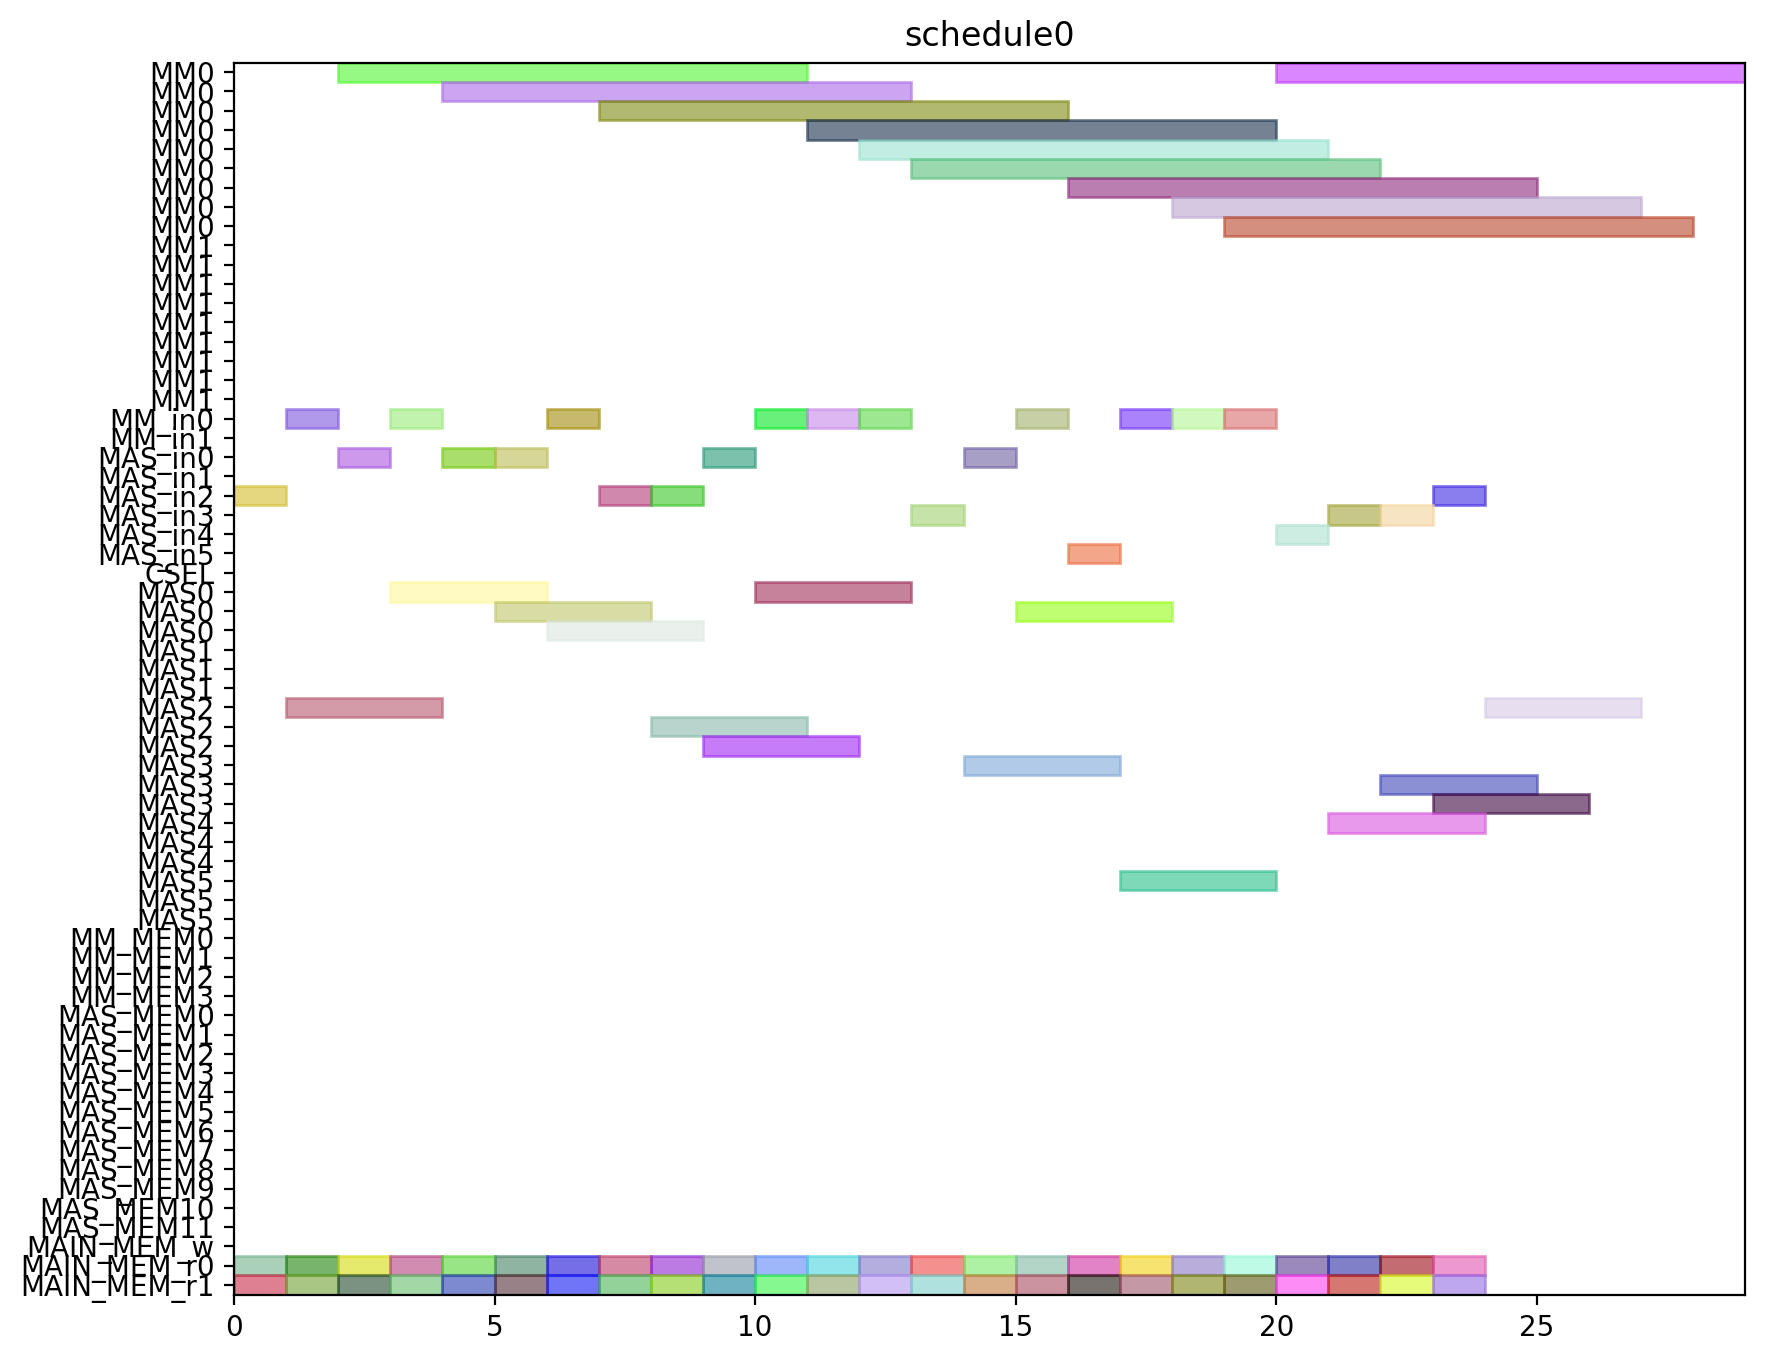

Reproduce this figure in Python.
from pyschedule import Scenario, solvers, plotters, alt


def solve():
	horizon = 120
	S = Scenario("schedule0", horizon=horizon)

	# resource
	MM = S.Resources('MM', num=2, size=9)
	MM_in = S.Resources('MM_in', num=2)
	MAS_in = S.Resources('MAS_in', num=6)
	CSEL = S.Resource('CSEL')
	MAS = S.Resources('MAS', num=6, size=3, periods=range(1, horizon))
	MM_MEM = S.Resources('MM_MEM', num=4)
	MAS_MEM = S.Resources('MAS_MEM', num=12)
	MAIN_MEM_w = S.Resource('MAIN_MEM_w', size=1)
	MAIN_MEM_r = S.Resources('MAIN_MEM_r', num=2)

	# result of previous scheduling

	# new tasks
	t0_t0 = S.Task('t0_t0', length=3, delay_cost=1)
	t0_t0 += alt(MAS)
	t0_t0_in = S.Task('t0_t0_in', length=1, delay_cost=1)
	t0_t0_in += alt(MAS_in)
	S += t0_t0_in*MAS_in[0]<=t0_t0*MAS[0]

	S += t0_t0_in*MAS_in[1]<=t0_t0*MAS[1]

	S += t0_t0_in*MAS_in[2]<=t0_t0*MAS[2]

	S += t0_t0_in*MAS_in[3]<=t0_t0*MAS[3]

	S += t0_t0_in*MAS_in[4]<=t0_t0*MAS[4]

	S += t0_t0_in*MAS_in[5]<=t0_t0*MAS[5]

	t0_t0_mem0 = S.Task('t0_t0_mem0', length=1, delay_cost=1)
	t0_t0_mem0 += MAIN_MEM_r[0]
	S += t0_t0_mem0 <= t0_t0

	t0_t0_mem1 = S.Task('t0_t0_mem1', length=1, delay_cost=1)
	t0_t0_mem1 += MAIN_MEM_r[1]
	S += t0_t0_mem1 <= t0_t0

	t0_t1 = S.Task('t0_t1', length=3, delay_cost=1)
	t0_t1 += alt(MAS)
	t0_t1_in = S.Task('t0_t1_in', length=1, delay_cost=1)
	t0_t1_in += alt(MAS_in)
	S += t0_t1_in*MAS_in[0]<=t0_t1*MAS[0]

	S += t0_t1_in*MAS_in[1]<=t0_t1*MAS[1]

	S += t0_t1_in*MAS_in[2]<=t0_t1*MAS[2]

	S += t0_t1_in*MAS_in[3]<=t0_t1*MAS[3]

	S += t0_t1_in*MAS_in[4]<=t0_t1*MAS[4]

	S += t0_t1_in*MAS_in[5]<=t0_t1*MAS[5]

	t0_t1_mem0 = S.Task('t0_t1_mem0', length=1, delay_cost=1)
	t0_t1_mem0 += MAIN_MEM_r[0]
	S += t0_t1_mem0 <= t0_t1

	t0_t1_mem1 = S.Task('t0_t1_mem1', length=1, delay_cost=1)
	t0_t1_mem1 += MAIN_MEM_r[1]
	S += t0_t1_mem1 <= t0_t1

	t0_t3 = S.Task('t0_t3', length=9, delay_cost=1)
	t0_t3 += alt(MM)
	t0_t3_in = S.Task('t0_t3_in', length=1, delay_cost=1)
	t0_t3_in += alt(MM_in)
	S += t0_t3_in*MM_in[0]<=t0_t3*MM[0]
	S += t0_t3_in*MM_in[1]<=t0_t3*MM[1]
	t0_t3_mem0 = S.Task('t0_t3_mem0', length=1, delay_cost=1)
	t0_t3_mem0 += MAIN_MEM_r[0]
	S += t0_t3_mem0 <= t0_t3

	t0_t3_mem1 = S.Task('t0_t3_mem1', length=1, delay_cost=1)
	t0_t3_mem1 += MAIN_MEM_r[1]
	S += t0_t3_mem1 <= t0_t3

	t10 = S.Task('t10', length=3, delay_cost=1)
	t10 += alt(MAS)
	t10_in = S.Task('t10_in', length=1, delay_cost=1)
	t10_in += alt(MAS_in)
	S += t10_in*MAS_in[0]<=t10*MAS[0]

	S += t10_in*MAS_in[1]<=t10*MAS[1]

	S += t10_in*MAS_in[2]<=t10*MAS[2]

	S += t10_in*MAS_in[3]<=t10*MAS[3]

	S += t10_in*MAS_in[4]<=t10*MAS[4]

	S += t10_in*MAS_in[5]<=t10*MAS[5]

	t10_mem0 = S.Task('t10_mem0', length=1, delay_cost=1)
	t10_mem0 += MAIN_MEM_r[0]
	S += t10_mem0 <= t10

	t10_mem1 = S.Task('t10_mem1', length=1, delay_cost=1)
	t10_mem1 += MAIN_MEM_r[1]
	S += t10_mem1 <= t10

	t11 = S.Task('t11', length=3, delay_cost=1)
	t11 += alt(MAS)
	t11_in = S.Task('t11_in', length=1, delay_cost=1)
	t11_in += alt(MAS_in)
	S += t11_in*MAS_in[0]<=t11*MAS[0]

	S += t11_in*MAS_in[1]<=t11*MAS[1]

	S += t11_in*MAS_in[2]<=t11*MAS[2]

	S += t11_in*MAS_in[3]<=t11*MAS[3]

	S += t11_in*MAS_in[4]<=t11*MAS[4]

	S += t11_in*MAS_in[5]<=t11*MAS[5]

	t11_mem0 = S.Task('t11_mem0', length=1, delay_cost=1)
	t11_mem0 += MAIN_MEM_r[0]
	S += t11_mem0 <= t11

	t11_mem1 = S.Task('t11_mem1', length=1, delay_cost=1)
	t11_mem1 += MAIN_MEM_r[1]
	S += t11_mem1 <= t11

	t3_t0 = S.Task('t3_t0', length=9, delay_cost=1)
	t3_t0 += alt(MM)
	t3_t0_in = S.Task('t3_t0_in', length=1, delay_cost=1)
	t3_t0_in += alt(MM_in)
	S += t3_t0_in*MM_in[0]<=t3_t0*MM[0]
	S += t3_t0_in*MM_in[1]<=t3_t0*MM[1]
	t3_t0_mem0 = S.Task('t3_t0_mem0', length=1, delay_cost=1)
	t3_t0_mem0 += MAIN_MEM_r[0]
	S += t3_t0_mem0 <= t3_t0

	t3_t0_mem1 = S.Task('t3_t0_mem1', length=1, delay_cost=1)
	t3_t0_mem1 += MAIN_MEM_r[1]
	S += t3_t0_mem1 <= t3_t0

	t3_t1 = S.Task('t3_t1', length=9, delay_cost=1)
	t3_t1 += alt(MM)
	t3_t1_in = S.Task('t3_t1_in', length=1, delay_cost=1)
	t3_t1_in += alt(MM_in)
	S += t3_t1_in*MM_in[0]<=t3_t1*MM[0]
	S += t3_t1_in*MM_in[1]<=t3_t1*MM[1]
	t3_t1_mem0 = S.Task('t3_t1_mem0', length=1, delay_cost=1)
	t3_t1_mem0 += MAIN_MEM_r[0]
	S += t3_t1_mem0 <= t3_t1

	t3_t1_mem1 = S.Task('t3_t1_mem1', length=1, delay_cost=1)
	t3_t1_mem1 += MAIN_MEM_r[1]
	S += t3_t1_mem1 <= t3_t1

	t3_t2 = S.Task('t3_t2', length=3, delay_cost=1)
	t3_t2 += alt(MAS)
	t3_t2_in = S.Task('t3_t2_in', length=1, delay_cost=1)
	t3_t2_in += alt(MAS_in)
	S += t3_t2_in*MAS_in[0]<=t3_t2*MAS[0]

	S += t3_t2_in*MAS_in[1]<=t3_t2*MAS[1]

	S += t3_t2_in*MAS_in[2]<=t3_t2*MAS[2]

	S += t3_t2_in*MAS_in[3]<=t3_t2*MAS[3]

	S += t3_t2_in*MAS_in[4]<=t3_t2*MAS[4]

	S += t3_t2_in*MAS_in[5]<=t3_t2*MAS[5]

	t3_t2_mem0 = S.Task('t3_t2_mem0', length=1, delay_cost=1)
	t3_t2_mem0 += MAIN_MEM_r[0]
	S += t3_t2_mem0 <= t3_t2

	t3_t2_mem1 = S.Task('t3_t2_mem1', length=1, delay_cost=1)
	t3_t2_mem1 += MAIN_MEM_r[1]
	S += t3_t2_mem1 <= t3_t2

	t3_t3 = S.Task('t3_t3', length=3, delay_cost=1)
	t3_t3 += alt(MAS)
	t3_t3_in = S.Task('t3_t3_in', length=1, delay_cost=1)
	t3_t3_in += alt(MAS_in)
	S += t3_t3_in*MAS_in[0]<=t3_t3*MAS[0]

	S += t3_t3_in*MAS_in[1]<=t3_t3*MAS[1]

	S += t3_t3_in*MAS_in[2]<=t3_t3*MAS[2]

	S += t3_t3_in*MAS_in[3]<=t3_t3*MAS[3]

	S += t3_t3_in*MAS_in[4]<=t3_t3*MAS[4]

	S += t3_t3_in*MAS_in[5]<=t3_t3*MAS[5]

	t3_t3_mem0 = S.Task('t3_t3_mem0', length=1, delay_cost=1)
	t3_t3_mem0 += MAIN_MEM_r[0]
	S += t3_t3_mem0 <= t3_t3

	t3_t3_mem1 = S.Task('t3_t3_mem1', length=1, delay_cost=1)
	t3_t3_mem1 += MAIN_MEM_r[1]
	S += t3_t3_mem1 <= t3_t3

	t4_t0 = S.Task('t4_t0', length=3, delay_cost=1)
	t4_t0 += alt(MAS)
	t4_t0_in = S.Task('t4_t0_in', length=1, delay_cost=1)
	t4_t0_in += alt(MAS_in)
	S += t4_t0_in*MAS_in[0]<=t4_t0*MAS[0]

	S += t4_t0_in*MAS_in[1]<=t4_t0*MAS[1]

	S += t4_t0_in*MAS_in[2]<=t4_t0*MAS[2]

	S += t4_t0_in*MAS_in[3]<=t4_t0*MAS[3]

	S += t4_t0_in*MAS_in[4]<=t4_t0*MAS[4]

	S += t4_t0_in*MAS_in[5]<=t4_t0*MAS[5]

	t4_t0_mem0 = S.Task('t4_t0_mem0', length=1, delay_cost=1)
	t4_t0_mem0 += MAIN_MEM_r[0]
	S += t4_t0_mem0 <= t4_t0

	t4_t0_mem1 = S.Task('t4_t0_mem1', length=1, delay_cost=1)
	t4_t0_mem1 += MAIN_MEM_r[1]
	S += t4_t0_mem1 <= t4_t0

	t4_t1 = S.Task('t4_t1', length=3, delay_cost=1)
	t4_t1 += alt(MAS)
	t4_t1_in = S.Task('t4_t1_in', length=1, delay_cost=1)
	t4_t1_in += alt(MAS_in)
	S += t4_t1_in*MAS_in[0]<=t4_t1*MAS[0]

	S += t4_t1_in*MAS_in[1]<=t4_t1*MAS[1]

	S += t4_t1_in*MAS_in[2]<=t4_t1*MAS[2]

	S += t4_t1_in*MAS_in[3]<=t4_t1*MAS[3]

	S += t4_t1_in*MAS_in[4]<=t4_t1*MAS[4]

	S += t4_t1_in*MAS_in[5]<=t4_t1*MAS[5]

	t4_t1_mem0 = S.Task('t4_t1_mem0', length=1, delay_cost=1)
	t4_t1_mem0 += MAIN_MEM_r[0]
	S += t4_t1_mem0 <= t4_t1

	t4_t1_mem1 = S.Task('t4_t1_mem1', length=1, delay_cost=1)
	t4_t1_mem1 += MAIN_MEM_r[1]
	S += t4_t1_mem1 <= t4_t1

	t4_t3 = S.Task('t4_t3', length=9, delay_cost=1)
	t4_t3 += alt(MM)
	t4_t3_in = S.Task('t4_t3_in', length=1, delay_cost=1)
	t4_t3_in += alt(MM_in)
	S += t4_t3_in*MM_in[0]<=t4_t3*MM[0]
	S += t4_t3_in*MM_in[1]<=t4_t3*MM[1]
	t4_t3_mem0 = S.Task('t4_t3_mem0', length=1, delay_cost=1)
	t4_t3_mem0 += MAIN_MEM_r[0]
	S += t4_t3_mem0 <= t4_t3

	t4_t3_mem1 = S.Task('t4_t3_mem1', length=1, delay_cost=1)
	t4_t3_mem1 += MAIN_MEM_r[1]
	S += t4_t3_mem1 <= t4_t3

	t5_t0 = S.Task('t5_t0', length=9, delay_cost=1)
	t5_t0 += alt(MM)
	t5_t0_in = S.Task('t5_t0_in', length=1, delay_cost=1)
	t5_t0_in += alt(MM_in)
	S += t5_t0_in*MM_in[0]<=t5_t0*MM[0]
	S += t5_t0_in*MM_in[1]<=t5_t0*MM[1]
	t5_t0_mem0 = S.Task('t5_t0_mem0', length=1, delay_cost=1)
	t5_t0_mem0 += MAIN_MEM_r[0]
	S += t5_t0_mem0 <= t5_t0

	t5_t0_mem1 = S.Task('t5_t0_mem1', length=1, delay_cost=1)
	t5_t0_mem1 += MAIN_MEM_r[1]
	S += t5_t0_mem1 <= t5_t0

	t5_t1 = S.Task('t5_t1', length=9, delay_cost=1)
	t5_t1 += alt(MM)
	t5_t1_in = S.Task('t5_t1_in', length=1, delay_cost=1)
	t5_t1_in += alt(MM_in)
	S += t5_t1_in*MM_in[0]<=t5_t1*MM[0]
	S += t5_t1_in*MM_in[1]<=t5_t1*MM[1]
	t5_t1_mem0 = S.Task('t5_t1_mem0', length=1, delay_cost=1)
	t5_t1_mem0 += MAIN_MEM_r[0]
	S += t5_t1_mem0 <= t5_t1

	t5_t1_mem1 = S.Task('t5_t1_mem1', length=1, delay_cost=1)
	t5_t1_mem1 += MAIN_MEM_r[1]
	S += t5_t1_mem1 <= t5_t1

	t5_t2 = S.Task('t5_t2', length=3, delay_cost=1)
	t5_t2 += alt(MAS)
	t5_t2_in = S.Task('t5_t2_in', length=1, delay_cost=1)
	t5_t2_in += alt(MAS_in)
	S += t5_t2_in*MAS_in[0]<=t5_t2*MAS[0]

	S += t5_t2_in*MAS_in[1]<=t5_t2*MAS[1]

	S += t5_t2_in*MAS_in[2]<=t5_t2*MAS[2]

	S += t5_t2_in*MAS_in[3]<=t5_t2*MAS[3]

	S += t5_t2_in*MAS_in[4]<=t5_t2*MAS[4]

	S += t5_t2_in*MAS_in[5]<=t5_t2*MAS[5]

	t5_t2_mem0 = S.Task('t5_t2_mem0', length=1, delay_cost=1)
	t5_t2_mem0 += MAIN_MEM_r[0]
	S += t5_t2_mem0 <= t5_t2

	t5_t2_mem1 = S.Task('t5_t2_mem1', length=1, delay_cost=1)
	t5_t2_mem1 += MAIN_MEM_r[1]
	S += t5_t2_mem1 <= t5_t2

	t5_t3 = S.Task('t5_t3', length=3, delay_cost=1)
	t5_t3 += alt(MAS)
	t5_t3_in = S.Task('t5_t3_in', length=1, delay_cost=1)
	t5_t3_in += alt(MAS_in)
	S += t5_t3_in*MAS_in[0]<=t5_t3*MAS[0]

	S += t5_t3_in*MAS_in[1]<=t5_t3*MAS[1]

	S += t5_t3_in*MAS_in[2]<=t5_t3*MAS[2]

	S += t5_t3_in*MAS_in[3]<=t5_t3*MAS[3]

	S += t5_t3_in*MAS_in[4]<=t5_t3*MAS[4]

	S += t5_t3_in*MAS_in[5]<=t5_t3*MAS[5]

	t5_t3_mem0 = S.Task('t5_t3_mem0', length=1, delay_cost=1)
	t5_t3_mem0 += MAIN_MEM_r[0]
	S += t5_t3_mem0 <= t5_t3

	t5_t3_mem1 = S.Task('t5_t3_mem1', length=1, delay_cost=1)
	t5_t3_mem1 += MAIN_MEM_r[1]
	S += t5_t3_mem1 <= t5_t3

	t6_t0 = S.Task('t6_t0', length=9, delay_cost=1)
	t6_t0 += alt(MM)
	t6_t0_in = S.Task('t6_t0_in', length=1, delay_cost=1)
	t6_t0_in += alt(MM_in)
	S += t6_t0_in*MM_in[0]<=t6_t0*MM[0]
	S += t6_t0_in*MM_in[1]<=t6_t0*MM[1]
	t6_t0_mem0 = S.Task('t6_t0_mem0', length=1, delay_cost=1)
	t6_t0_mem0 += MAIN_MEM_r[0]
	S += t6_t0_mem0 <= t6_t0

	t6_t0_mem1 = S.Task('t6_t0_mem1', length=1, delay_cost=1)
	t6_t0_mem1 += MAIN_MEM_r[1]
	S += t6_t0_mem1 <= t6_t0

	t6_t1 = S.Task('t6_t1', length=9, delay_cost=1)
	t6_t1 += alt(MM)
	t6_t1_in = S.Task('t6_t1_in', length=1, delay_cost=1)
	t6_t1_in += alt(MM_in)
	S += t6_t1_in*MM_in[0]<=t6_t1*MM[0]
	S += t6_t1_in*MM_in[1]<=t6_t1*MM[1]
	t6_t1_mem0 = S.Task('t6_t1_mem0', length=1, delay_cost=1)
	t6_t1_mem0 += MAIN_MEM_r[0]
	S += t6_t1_mem0 <= t6_t1

	t6_t1_mem1 = S.Task('t6_t1_mem1', length=1, delay_cost=1)
	t6_t1_mem1 += MAIN_MEM_r[1]
	S += t6_t1_mem1 <= t6_t1

	t6_t2 = S.Task('t6_t2', length=3, delay_cost=1)
	t6_t2 += alt(MAS)
	t6_t2_in = S.Task('t6_t2_in', length=1, delay_cost=1)
	t6_t2_in += alt(MAS_in)
	S += t6_t2_in*MAS_in[0]<=t6_t2*MAS[0]

	S += t6_t2_in*MAS_in[1]<=t6_t2*MAS[1]

	S += t6_t2_in*MAS_in[2]<=t6_t2*MAS[2]

	S += t6_t2_in*MAS_in[3]<=t6_t2*MAS[3]

	S += t6_t2_in*MAS_in[4]<=t6_t2*MAS[4]

	S += t6_t2_in*MAS_in[5]<=t6_t2*MAS[5]

	t6_t2_mem0 = S.Task('t6_t2_mem0', length=1, delay_cost=1)
	t6_t2_mem0 += MAIN_MEM_r[0]
	S += t6_t2_mem0 <= t6_t2

	t6_t2_mem1 = S.Task('t6_t2_mem1', length=1, delay_cost=1)
	t6_t2_mem1 += MAIN_MEM_r[1]
	S += t6_t2_mem1 <= t6_t2

	t6_t3 = S.Task('t6_t3', length=3, delay_cost=1)
	t6_t3 += alt(MAS)
	t6_t3_in = S.Task('t6_t3_in', length=1, delay_cost=1)
	t6_t3_in += alt(MAS_in)
	S += t6_t3_in*MAS_in[0]<=t6_t3*MAS[0]

	S += t6_t3_in*MAS_in[1]<=t6_t3*MAS[1]

	S += t6_t3_in*MAS_in[2]<=t6_t3*MAS[2]

	S += t6_t3_in*MAS_in[3]<=t6_t3*MAS[3]

	S += t6_t3_in*MAS_in[4]<=t6_t3*MAS[4]

	S += t6_t3_in*MAS_in[5]<=t6_t3*MAS[5]

	t6_t3_mem0 = S.Task('t6_t3_mem0', length=1, delay_cost=1)
	t6_t3_mem0 += MAIN_MEM_r[0]
	S += t6_t3_mem0 <= t6_t3

	t6_t3_mem1 = S.Task('t6_t3_mem1', length=1, delay_cost=1)
	t6_t3_mem1 += MAIN_MEM_r[1]
	S += t6_t3_mem1 <= t6_t3

	t7_t0 = S.Task('t7_t0', length=9, delay_cost=1)
	t7_t0 += alt(MM)
	t7_t0_in = S.Task('t7_t0_in', length=1, delay_cost=1)
	t7_t0_in += alt(MM_in)
	S += t7_t0_in*MM_in[0]<=t7_t0*MM[0]
	S += t7_t0_in*MM_in[1]<=t7_t0*MM[1]
	t7_t0_mem0 = S.Task('t7_t0_mem0', length=1, delay_cost=1)
	t7_t0_mem0 += MAIN_MEM_r[0]
	S += t7_t0_mem0 <= t7_t0

	t7_t0_mem1 = S.Task('t7_t0_mem1', length=1, delay_cost=1)
	t7_t0_mem1 += MAIN_MEM_r[1]
	S += t7_t0_mem1 <= t7_t0

	t7_t1 = S.Task('t7_t1', length=9, delay_cost=1)
	t7_t1 += alt(MM)
	t7_t1_in = S.Task('t7_t1_in', length=1, delay_cost=1)
	t7_t1_in += alt(MM_in)
	S += t7_t1_in*MM_in[0]<=t7_t1*MM[0]
	S += t7_t1_in*MM_in[1]<=t7_t1*MM[1]
	t7_t1_mem0 = S.Task('t7_t1_mem0', length=1, delay_cost=1)
	t7_t1_mem0 += MAIN_MEM_r[0]
	S += t7_t1_mem0 <= t7_t1

	t7_t1_mem1 = S.Task('t7_t1_mem1', length=1, delay_cost=1)
	t7_t1_mem1 += MAIN_MEM_r[1]
	S += t7_t1_mem1 <= t7_t1

	t7_t2 = S.Task('t7_t2', length=3, delay_cost=1)
	t7_t2 += alt(MAS)
	t7_t2_in = S.Task('t7_t2_in', length=1, delay_cost=1)
	t7_t2_in += alt(MAS_in)
	S += t7_t2_in*MAS_in[0]<=t7_t2*MAS[0]

	S += t7_t2_in*MAS_in[1]<=t7_t2*MAS[1]

	S += t7_t2_in*MAS_in[2]<=t7_t2*MAS[2]

	S += t7_t2_in*MAS_in[3]<=t7_t2*MAS[3]

	S += t7_t2_in*MAS_in[4]<=t7_t2*MAS[4]

	S += t7_t2_in*MAS_in[5]<=t7_t2*MAS[5]

	t7_t2_mem0 = S.Task('t7_t2_mem0', length=1, delay_cost=1)
	t7_t2_mem0 += MAIN_MEM_r[0]
	S += t7_t2_mem0 <= t7_t2

	t7_t2_mem1 = S.Task('t7_t2_mem1', length=1, delay_cost=1)
	t7_t2_mem1 += MAIN_MEM_r[1]
	S += t7_t2_mem1 <= t7_t2

	t7_t3 = S.Task('t7_t3', length=3, delay_cost=1)
	t7_t3 += alt(MAS)
	t7_t3_in = S.Task('t7_t3_in', length=1, delay_cost=1)
	t7_t3_in += alt(MAS_in)
	S += t7_t3_in*MAS_in[0]<=t7_t3*MAS[0]

	S += t7_t3_in*MAS_in[1]<=t7_t3*MAS[1]

	S += t7_t3_in*MAS_in[2]<=t7_t3*MAS[2]

	S += t7_t3_in*MAS_in[3]<=t7_t3*MAS[3]

	S += t7_t3_in*MAS_in[4]<=t7_t3*MAS[4]

	S += t7_t3_in*MAS_in[5]<=t7_t3*MAS[5]

	t7_t3_mem0 = S.Task('t7_t3_mem0', length=1, delay_cost=1)
	t7_t3_mem0 += MAIN_MEM_r[0]
	S += t7_t3_mem0 <= t7_t3

	t7_t3_mem1 = S.Task('t7_t3_mem1', length=1, delay_cost=1)
	t7_t3_mem1 += MAIN_MEM_r[1]
	S += t7_t3_mem1 <= t7_t3

	solvers.mip.solve(S,msg=1,kind='CPLEX',ratio_gap=1.01)

	solution = [['hoge']*len(S.solution()[1]) for i in range(len(S.solution()))]
	for i in range(len(S.solution())):
		for j in range(len(S.solution()[i])):
			solution[i][j]=str(S.solution()[i][j])
	print(solution)

	cycles = int(solution[-1][3])

	pic_file_name = "/mnt/rose/usr1/fukuda/ABE/multiRAM_multiMAS_16mux/scheduling_result/stage9MM2_stage3MAS6/SQR012345/schedule0.png"
	if(S.solution() != []):
		plotters.matplotlib.plot(S,img_filename=pic_file_name, show_task_labels=False, fig_size=(cycles*0.25+3, 8))

	return solution
